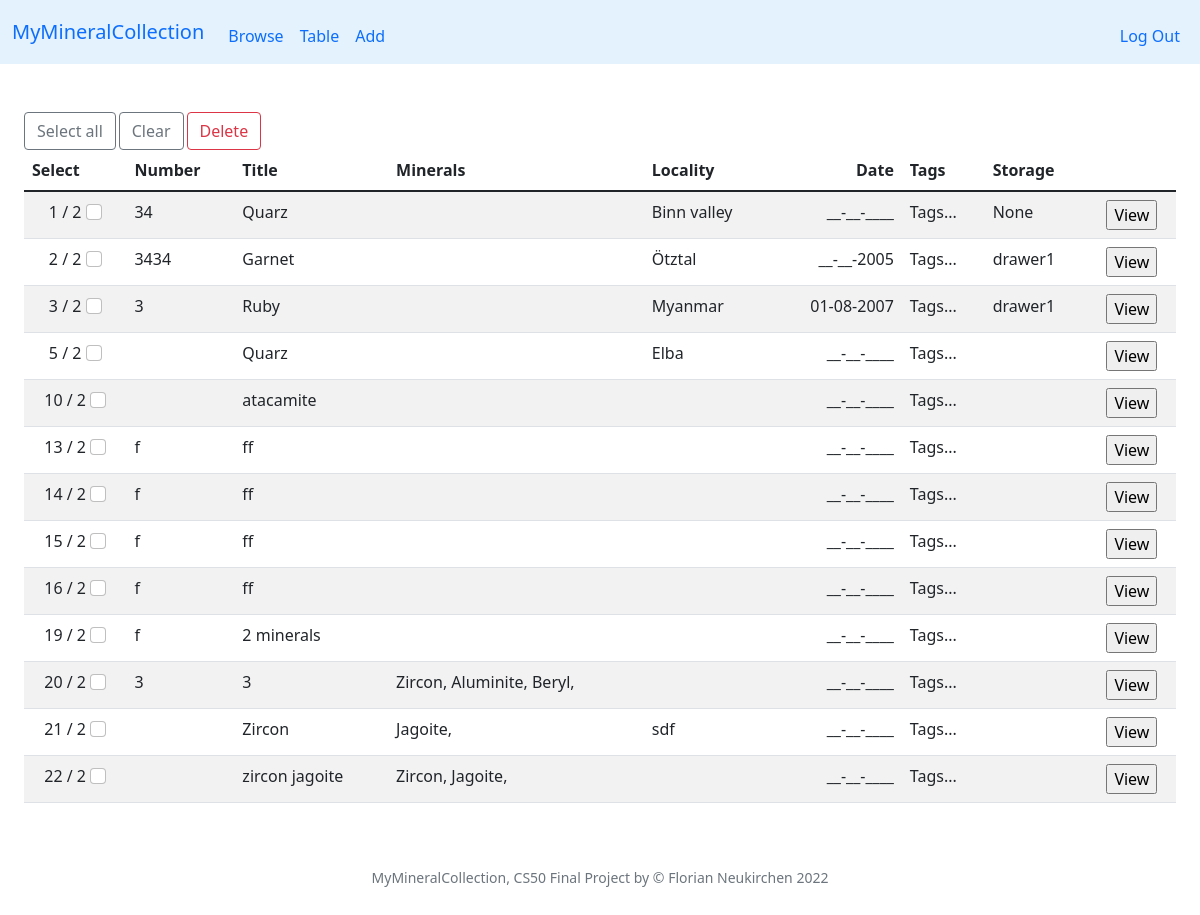
Screenshot of /table (signed in) with the database file from the repository.
### tables this page shows
CREATE TABLE specimen (id INTEGER PRIMARY KEY AUTOINCREMENT NOT NULL, user_id INTEGER NOT NULL, my_id TEXT, title TEXT, locality TEXT, day INTEGER, month INTEGER, year INTEGER, storage TEXT, timestamp TEXT, thumbnail TEXT);

CREATE TABLE minerals (symbol TEXT, name TEXT NOT NULL, chemistry TEXT, elements TEXT, crystal_system TEXT, fleischer TEXT, PRIMARY KEY(symbol));

### app.py (the view)
@app.route("/table")
@login_required
def table():
    rows = db.execute("SELECT * FROM specimen WHERE user_id = ?", session["user_id"])
    for row in rows:
        row['minerals'] = db.execute("SELECT minerals.name AS name FROM minerals JOIN specmin ON minerals.symbol = specmin.min_symbol WHERE specmin.specimen_id = ?", row['id'])
        app.logger.info(row['minerals'])
    return render_template("table.html", rows=rows)

### app.py (called while the page is built)
@app.after_request
def after_request(response):
    response.headers["Cache-Control"] = "no-cache, no-store, must-revalidate"
    response.headers["Expires"] = 0
    response.headers["Pragma"] = "no-cache"
    return response

### helpers.py (called while the page is built)
def login_required(f):
    @wraps(f)
    def decorated_function(*args, **kwargs):
        if session.get("user_id") is None:
            return redirect("/login")
        return f(*args, **kwargs)
    return decorated_function

def date2(value):
    if not value:
        return "__"
    return f"{value:02d}"

def date4(value):
    if not value:
        return "____"
    return f"{value:04d}"

### templates/table.html (shortened to what this page needs)
{% extends "layout.html" %}
{% block main %}
<div class="container-fluid">
    <div class="text-start card-smaller">
        <button type="button" class="btn btn-outline-secondary" onclick="checkAll()">Select all</button>
        <button type="button" class="btn btn-outline-secondary" onclick="uncheckAll()">Clear</button>
        <button type="button" class="btn btn-outline-danger" data-toggle="modal" data-target="#deleteModal">
        Delete
        </button>
</div>
    <table class="table table-striped">
        <thead>
            <tr>
                <th class="text-start">Select</th>
                <th class="text-start">Number</th>
                <th class="text-start">Title</th>
                <th class="text-start">Minerals</th>
                <th class="text-start">Locality</th>
                <th class="text-end">Date</th>
                <th class="text-start">Tags</th>
                <th class="text-start">Storage</th>
            </tr>
        </thead>
        <tbody>
            {% for row in rows %}
            <tr>
                <td>
                    <div>{{ row['id'] }} / {{ row['user_id']}}
                        <input type="checkbox" class="form-check-input mycheckboxes" name="checkboxes" value="{{ row['id'] }}">
                    </div>
                </td>
                <td class="text-start">{{ row['my_id'] }}</td>
                <td class="text-start">{{ row['title'] }}</td>
                <td class="text-start">
                    {% for min in row['minerals'] %}
                    {{ min['name'] }},
                    {% endfor %}
                </td>
                <td class="text-start">{{ row['locality']  }}</td>
                <td class="text-end">{{ row['day'] | date2 }}-{{ row['month'] | date2 }}-{{ row['year'] | date4}}</td>
                <td class="text-start">Tags...</td>
                <td class="text-start">{{ row['storage'] }}</td>
                <td>
                    <form action="/view">
                        <input type="submit" value="View">
                    </form>
                </td>
            </tr>
            {% endfor %}
        </tbody>
    </table>
</div>
{% endblock %}

### static/styles.css (style rules this page uses)
.card-smaller { font-size: 70%; }

### rows the page displays
specimen: id "1", user_id "2", my_id "34", title "Quarz", locality "Binn valley", day "__", month "__", year "____", storage "None"
specimen: id "2", user_id "2", my_id "3434", title "Garnet", locality "Ötztal", day "__", month "__", year "2005", storage "drawer1"
specimen: id "3", user_id "2", my_id "3", title "Ruby", locality "Myanmar", day "01", month "08", year "2007", storage "drawer1"
specimen: id "5", user_id "2", title "Quarz", locality "Elba", day "__", month "__", year "____"
specimen: id "10", user_id "2", title "atacamite", day "__", month "__", year "____"
specimen: id "13", user_id "2", my_id "f", title "ff", day "__", month "__", year "____"
specimen: id "14", user_id "2", my_id "f", title "ff", day "__", month "__", year "____"
specimen: id "15", user_id "2", my_id "f", title "ff", day "__", month "__", year "____"
specimen: id "16", user_id "2", my_id "f", title "ff", day "__", month "__", year "____"
specimen: id "19", user_id "2", my_id "f", title "2 minerals", day "__", month "__", year "____"
specimen: id "20", user_id "2", my_id "3", title "3", day "__", month "__", year "____"
minerals: name "Zircon"
minerals: name "Aluminite"
minerals: name "Beryl"
specimen: id "21", user_id "2", title "Zircon", locality "sdf", day "__", month "__", year "____"
minerals: name "Jagoite"
specimen: id "22", user_id "2", title "zircon jagoite", day "__", month "__", year "____"
